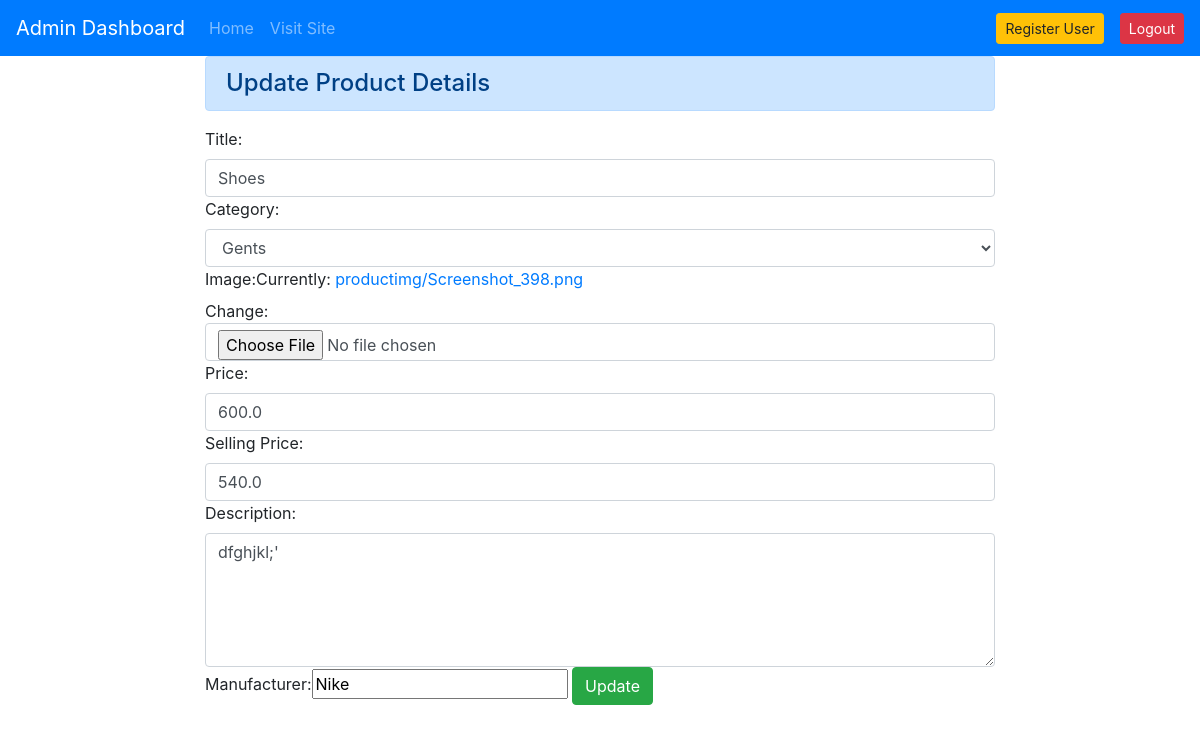
The page /admin-dashboard/updateproduct4/ (signed in) on the database its author committed.
### products/models.py (models this page shows, shortened)
class Product(models.Model):
    title = models.CharField(max_length=100)
    Price = models.FloatField()
    Selling_Price= models.FloatField()
    Description = models.TextField()
    Manufacturer = models.CharField(max_length=100)
    category = models.CharField(choices=PASAL_CHOICES, max_length=2)
    Image = models.ImageField(upload_to='productimg')

### admins/views.py (the view, shortened to what this page needs)
@method_decorator(login_required,name='dispatch')
@method_decorator(admin_only,name='dispatch')
class update_product(View):
    def get(self, request, id):
        pi = Product.objects.get(pk=id)
        fm = ProductForm(instance=pi)
        return render(request, 'admins/productupdate.html', {'form': fm})

### admins/forms.py
class ProductForm(forms.ModelForm):
    class Meta:
        model = Product
        fields = ["title", "category", "Image", "Price",
                  "Selling_Price", "Description", "Manufacturer"]
        widgets = {
            "title": forms.TextInput(attrs={
                "class": "form-control",
                "placeholder": "Enter the product title here..."
            }),
            "category": forms.Select(attrs={
                "class": "form-control"
            }),
            "Image": forms.ClearableFileInput(attrs={
                "class": "form-control"
            }),
            "Price": forms.NumberInput(attrs={
                "class": "form-control",
                "placeholder": "Markedselling  price of the product..."
            }),
            "Selling_Price": forms.NumberInput(attrs={
                "class": "form-control",
                "placeholder": "dis price of the product..."
            }),
            "Description": forms.Textarea(attrs={
                "class": "form-control",
                "placeholder": "Description of the product...",
                "rows": 5
            })
        }

### products/auth.py (called while the page is built)
def admin_only(view_function):
    def wrapper_function(request, *args, **kwargs):
        if request.user.is_staff:
            return view_function(request, *args, **kwargs)
        else:
            return redirect('/')
    return wrapper_function

### admins/templates/admins/productupdate.html (shortened to what this page needs)
{% extends 'layout-admin.html' %} {% block title %}
{% load bootstrap  %}
{% endblock %} {% block content %}
<div class="row">
  <div class="col-sm-8 offset-2">
    <h4 class="alert alert-primary">Update Product Details</h4>
    <form action="" method="POST">
  {{ form | bootstrap_horizontal }}
      <input type="submit" class="btn btn-success" value="Update">
    </form>
  </div>
</div>
{% endblock content %}

### rows shown on the page
Product: title "Shoes", category "Gents", Price "600.0", Selling_Price "540.0", Description "dfghjkl;'", Manufacturer "Nike"
